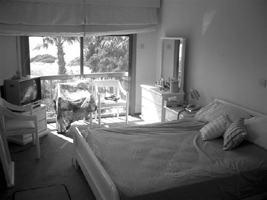
#> input picture train/Bedroom/image_0009.jpg, 267 x 200 px; its folder holds only this picture in this run
$ jupyter execute --allow-errors HW5.ipynb
#> lines starting #> are read from the running program, lines starting #| are printed output that depends on the picture
# Image Classiﬁer

[cell 1]
import cv2
import glob
import matplotlib.pyplot as plt
from PIL import Image
import numpy as np
import time
import random
from copy import deepcopy
import operator

### Load Data

[cell 2]
def extract_color_histogram(image, bins=(8, 8, 8)):
    # extract a 3D color histogram from the HSV color space using
    # the supplied number of `bins` per channel
    hsv = cv2.cvtColor(image, cv2.COLOR_BGR2HSV)
    hist = cv2.calcHist([hsv], [0, 1, 2], None, bins,
        [0, 180, 0, 256, 0, 256])

    # handle normalizing the histogram
    cv2.normalize(hist, hist)

    # return the flattened histogram as the feature vector
    return hist.flatten()

[cell 3]
# Make a list of calibration images
train_dataset = glob.glob('train/*/*.jpg')
test_dataset = glob.glob('test/*/*.jpg')

Train_Images = []
Train_features = []
Train_labels = []

for idx, fname in enumerate(train_dataset):
    img = cv2.imread(fname)
#> img is the input picture: shape (200, 267, 3); min 0, max 255, mean 103.5
    label = idx // 100
#     resize to 16*16 ==> then flatten it 1*256
    pixels = cv2.cvtColor(img, cv2.COLOR_BGR2GRAY)
    hist = extract_color_histogram(img)
#> in extract_color_histogram, `hsv = cv2.cvtColor(image, cv2.COLOR_BGR2HSV)`: hsv: shape (200, 267, 3); mean H, S, V 0, 0, 103.5
#> hist = 512 values, max 0.661 at index 3, min 0 at index 8, mean 0.00439

    Train_Images.append(pixels)
    Train_features.append(hist)
    Train_labels.append(label)


Test_Images = []
Test_features = []
Test_labels = []

for idx, fname in enumerate(test_dataset):
    img = cv2.imread(fname)
    label = idx // 10
#     resize to 16*16 ==> turn it to gray and flatten it 1*256
    pixels = cv2.cvtColor(img, cv2.COLOR_BGR2GRAY)
    hist = extract_color_histogram(img)

    Test_Images.append(pixels)
    Test_features.append(hist)
    Test_labels.append(label)

## Show some of image

[cell 4]
labels_map = {0 : 'Bedroom', 1 : 'Coast', 2 : 'Forest', 3 : 'Highway', 4 : 'Industrial', 5 : 'InsideCity', 6 : 'Kitchen',
              7 : 'LivingRoom', 8 : 'Mountain', 9 : 'Office', 10 : 'OpenCountry', 11 : 'Store', 12 : 'Street', 13 : 'Suburb',
              14 : 'TallBuilding'};
fig = plt.figure(figsize=(8,8));
columns = 4;
rows = 5;
for i in range(1, columns*rows +1):
    img_xy = np.random.randint(len(Train_Images))
    img = Train_Images[img_xy]
    fig.add_subplot(rows, columns, i)
    plt.title(labels_map[Train_labels[img_xy]])
    plt.axis('off')
    plt.imshow(img, cmap='gray')
#> this loop made 20 passes
#> img_xy on passes 1 to 12: 0, 1, 1, 0, 1, 1, 1, 1, 1, 1, 1, 0
plt.show()

[cell 5]
def Tiny_images(ImageSet,SIZE):
    TinyImageSet = ImageSet.copy()
    for idx in range(len(ImageSet)):
        TinyImageSet[idx] = cv2.resize(ImageSet[idx], SIZE).flatten()
    return TinyImageSet

### KNN

[cell 6]
class my_knn():
    # Basic KNN classifier
    def fit(self, X_train, y_train, k , l = 2):
        self.X_train = X_train
        self.y_train = y_train
        self.k = k
        self.l = l

    def euc(self, a, b):
        # Norm difference is more efficient
        return np.linalg.norm(a - b)

    def manhattan(self, a, b):
        return np.sum(np.absolute(a - b))

    def getAccuracy(self, testSet, predictions):
        correct = 0
        for x in range(len(testSet)):
            if testSet[x] == predictions[x]:
                correct += 1
        return round((correct/float(len(testSet))), 3)

    def predict2(self, X_test):
        # Use distance calculations to predict class
        predictions = []
        for row in X_test:
            neighbors = self.getNeighbors(row)
            label = classifier.getResponse(neighbors)
            predictions.append(label)
        return predictions


    def getNeighbors(self, test_set):
        distances = []
        neighbors = []

        for x in range(len(self.X_train)):
            if self.l == 2:
                dist = self.euc(test_set, self.X_train[x])
            else:
                dist = self.manhattan(test_set, self.X_train[x])
            distances.append((self.y_train[x], dist))

        distances.sort(key=operator.itemgetter(1))

        for x in range(self.k):
            neighbors.append(distances[x][0])

        return neighbors

    def getResponse(self, neighbors):
        classVotes = {}
        for x in range(len(neighbors)):
            response = neighbors[x]
            if response in classVotes:
                classVotes[response] += 1
            else:
                classVotes[response] = 1
        sortedVotes = sorted(classVotes.items(), key=operator.itemgetter(1), reverse=True)
        return sortedVotes[0][0]

## Tiny representation + Nearest Neighbor Classiﬁer

[cell 7]
SIZE = (16,16)
Tiny_Train_Images = Tiny_images(Train_Images,SIZE)
#> in Tiny_images, `TinyImageSet = ImageSet.copy()`: TinyImageSet = 2 items
#> the loop in Tiny_images, `for idx in range(len(ImageSet)):` made 2 passes
#> Tiny_Train_Images = 2 items
Tiny_Test_Images = Tiny_images(Test_Images,SIZE)
#> Tiny_Test_Images = []

[cell 8]
#KNN k = 1 by ourself
k = 10
classifier = my_knn()
classifier.fit(Train_features, Train_labels, k)
#> in fit, `self.X_train = X_train`: self.X_train = 2 items
predictions = classifier.predict2(Test_features)
#> (the rest of this cell did not finish here and is left out)

print("histogram accuracy: {:.2f}%".format(acc * 100))


k = 6
classifier = my_knn()
classifier.fit(Tiny_Train_Images, Train_labels, k, l = 1)
predictions = classifier.predict2(Tiny_Test_Images)
acc = classifier.getAccuracy(predictions, Test_labels)
print("RawImages accuracy: {:.2f}%".format(acc * 100))

## Bag of SIFT representation + nearest neighbor classiﬁer

### KMean

[cell 9]
def kMeans(X, k):
    centers = X[np.random.choice(np.arange(len(X)), k, replace=False)]
    centers_old = np.zeros(centers.shape) # to store old centers
    centers_new = deepcopy(centers) # Store new centers

    n = len(X)
    clusters = np.zeros((n,128))
    distances = np.zeros((n,k))

    error = np.linalg.norm(centers_new - centers_old)
    itr = 0
    max_iter = 20

    # When, after an update, the estimate of that center stays the same, exit loop
    while error != 0 and itr < max_iter:
        # Measure the distance to every center
        for i in range(k):
            distances[:,i] = np.linalg.norm(X - centers[i], axis=1)
        # Assign all training data to closest center
        clusters = np.argmin(distances, axis = 1)

        if (len(np.unique(clusters)) < k):
            centers_new = X[np.random.choice(np.arange(len(X)), k, replace=False)]
        else:
            centers_old = deepcopy(centers_new)
            # Calculate mean for every cluster and update the center
            for i in range(k):
                centers_new[i] = np.mean(X[clusters == i], axis=0)
        error = np.linalg.norm(centers_new - centers_old)
        itr = itr + 1

    return centers_new, clusters

def kMeans_predict(X, centers, k=300):
    n = len(X)
    clusters = np.zeros((n,128))
    distances = np.zeros((n,k))
    for i in range(k):
        distances[:,i] = np.linalg.norm(X - centers[i], axis=1)
        # Assign all training data to closest center
    clusters = np.argmin(distances, axis = 1)
    return clusters

def Bag_of_SIFT2(Train_Images, Train, centroids = None):
    start = time.time()
    # List where all the descriptors are stored
    des_list = []
    sift = cv2.xfeatures2d.SIFT_create()
    # Reading the image and calculating the features and corresponding descriptors
    for idx in range(len(Train_Images)):
        kp, desc = sift.detectAndCompute(Train_Images[idx], None)
        des_list.append(desc)  # Appending all the descriptors into the single list

    # Stack all the descriptors vertically in a numpy array
    descriptors = np.concatenate(des_list, axis=0)

    end = time.time()
    print('sift Time: {}s'.format(end-start))
    start = time.time()

    # Perform k-means clustering
    k = 300  # Number of clusters
    if Train == True:
        centroids, clusters = kMeans(descriptors, k)

    # Calculate the histogram of features
    histogram = []
    for i in range(len(Train_Images)):
        clusters = kMeans_predict(des_list[i], centroids)
        hist, _ = np.histogram(clusters, bins = k)
        histogram.append(hist)

    end = time.time()
    print('kmeans Time: {}s'.format(end-start))

    return histogram, centroids

[cell 10]
Train_Bag_of_SIFT_features2, centroids = Bag_of_SIFT2(Train_Images,True)
#> the loop in Bag_of_SIFT2, `for idx in range(len(Train_Images)):` made 2 passes
#> in kMeans, `centers = X[np.random.choice(np.arange(len(X)), k, replace=False)]`:
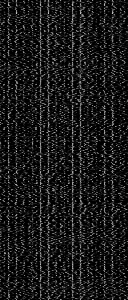
#> centers: shape (300, 128) float32; min 0, max 197, mean 26
#> in kMeans, `n = len(X)`: n = 568
#> in kMeans, `error = np.linalg.norm(centers_new - centers_old)`: error = 8869.1
#> the loop in kMeans, `while error != 0 and itr < max_iter:` made 2 passes
#> (error, itr) on passes 1 to 2: (2170.2, 1), (0, 2)
#> pass 2, in kMeans, `centers_old = deepcopy(centers_new)`:
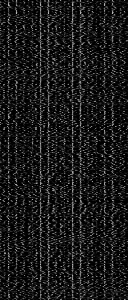
#> centers_old: shape (300, 128) float32; min 0, max 196, mean 26.1
#> after the loop in kMeans, `while error != 0 and itr < max_iter:`:
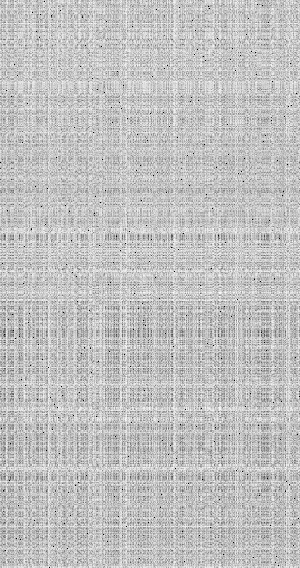
#> distances: shape (568, 300) float64; min 0, max 684.4, mean 520.3; drawn with min black and max white
#> after the loop in kMeans, `while error != 0 and itr < max_iter:`: itr = 2
#> in Bag_of_SIFT2, `centroids, clusters = kMeans(descriptors, k)`: clusters = 568 values, max 299 at index 391, min 0 at index 162, mean 149.1
#> the loop in Bag_of_SIFT2, `for i in range(len(Train_Images)):` made 2 passes
#> n in kMeans_predict on passes 1 to 2: 306, 262
#> after the loop in Bag_of_SIFT2, `for i in range(len(Train_Images)):`: histogram = 2 items
#> Train_Bag_of_SIFT_features2 = 2 items

#> (a cell that did not finish here is left out)


[cell 12]
#KNN by ourself
k = 20
classifier = my_knn()
classifier.fit(Train_Bag_of_SIFT_features2, Train_labels, k)
#> (the rest of this cell did not finish here and is left out)

## Tiny representation + nearest neighbor classiﬁer by sklearn

[cell 13]
#knn by sklearn
from sklearn.neighbors import KNeighborsClassifier

k = 10
model = KNeighborsClassifier(n_neighbors=k)
model.fit(Train_features, Train_labels)
#> (the rest of this cell did not finish here and is left out)

## Bag of SIFT representation + nearest neighbor classiﬁer by sklearn

[cell 14]
#knn by sklearn with Bag of SIFT ourself
model = KNeighborsClassifier(n_neighbors= k)
model.fit(Train_Bag_of_SIFT_features2, Train_labels)
#> (the rest of this cell did not finish here and is left out)

[cell 15]
from scipy.cluster.vq import *
from sklearn.preprocessing import StandardScaler
from sklearn.cluster import MiniBatchKMeans

[cell 16]
def Bag_of_SIFT(Train_Images, Train, kmeans = None):
    start = time.time()
    # List where all the descriptors are stored
    des_list = []
    sift = cv2.xfeatures2d.SIFT_create()
    # Reading the image and calculating the features and corresponding descriptors
    for idx in range(len(Train_Images)):
        kp, desc = sift.detectAndCompute(Train_Images[idx], None)
        des_list.append(desc)  # Appending all the descriptors into the single list

    # Stack all the descriptors vertically in a numpy array
    descriptors = np.concatenate(des_list, axis=0)

    end = time.time()
    print('sift Time: {}s'.format(end-start))
    start = time.time()

    # Perform k-means clustering
    k = 300  # Number of clusters
    if Train == True:
        kmeans = MiniBatchKMeans(n_clusters=k).fit(descriptors)

    # Calculate the histogram of features
    histogram = []
    for i in range(len(Train_Images)):
        clusters = kmeans.predict(des_list[i])
        hist, _ = np.histogram(clusters, bins = k)
        histogram.append(hist)

    end = time.time()
    print('kmeans Time: {}s'.format(end-start))

    return histogram, kmeans

[cell 17]
Train_Bag_of_SIFT_features, kmeans = Bag_of_SIFT(Train_Images, Train = True)
#> the loop in Bag_of_SIFT, `for idx in range(len(Train_Images)):` made 2 passes
#> the loop in Bag_of_SIFT, `for i in range(len(Train_Images)):` made 2 passes
#> Train_Bag_of_SIFT_features = 2 items

#> (a cell that did not finish here is left out)
